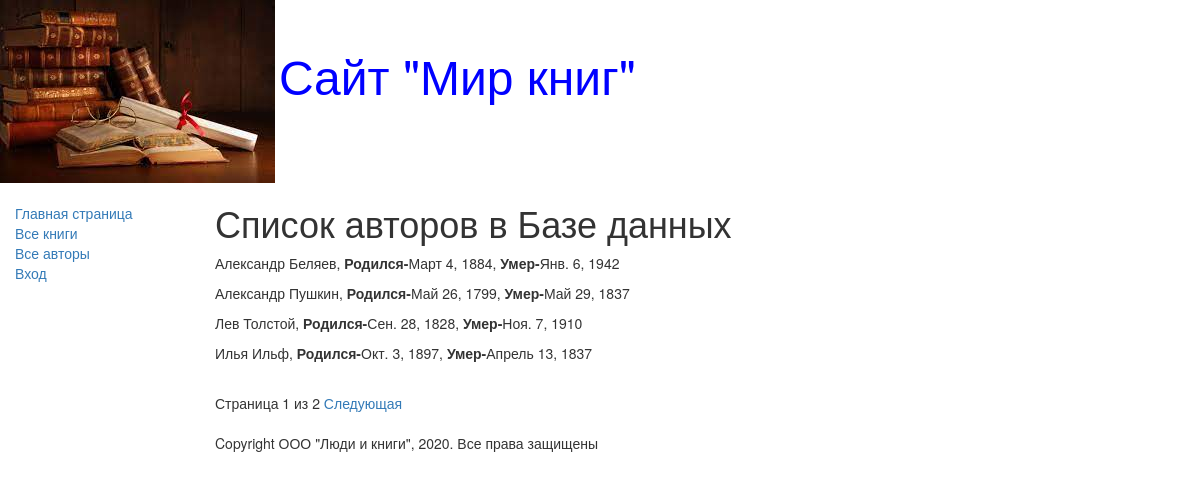
Screenshot of /authors/ with the database file from the repository.
### catalog/models.py (models this page shows, shortened)
class Author(models.Model):
    first_name = models.CharField(max_length=100, help_text="Введите имя автора", verbose_name="Имя автора")
    last_name = models.CharField(max_length=100, help_text="Введите фамилию автора", verbose_name="Фамилия автора")
    date_of_birth = models.DateField(help_text="Введите дату рождения", verbose_name="Дата рождения", null=True, blank=True)
    date_of_death = models.DateField(help_text="Введите дату смерти", verbose_name="Дата смерти", null=True, blank=True)

### catalog/views.py (the view)
# urls.py: url(r'^authors/$', views.AuthorListView.as_view(), name="authors"),
class AuthorListView(generic.ListView):
    model = Author
    paginate_by = 4

### catalog/templates/catalog/author_list.html
{% extends "base_generic.html" %}
{% block content %}
    <h1>Список авторов в Базе данных</h1>
    {% if author_list %}
        {% for author in author_list.all %}
            <p>{{ author.first_name }} {{author.last_name }},
                <strong>Родился-</strong>{{ author.date_of_birth }},
                <strong>Умер-</strong>{{ author.date_of_death }}</p>
        {% endfor %}
    {% else %}
        <p>В базу данных нет авторов</p>
    {% endif %}
{% endblock %}

### rows the page displays
Author: first_name "Александр", last_name "Беляев", date_of_birth "Март 4, 1884", date_of_death "Янв. 6, 1942"
Author: first_name "Александр", last_name "Пушкин", date_of_birth "Май 26, 1799", date_of_death "Май 29, 1837"
Author: first_name "Лев", last_name "Толстой", date_of_birth "Сен. 28, 1828", date_of_death "Ноя. 7, 1910"
Author: first_name "Илья", last_name "Ильф", date_of_birth "Окт. 3, 1897", date_of_death "Апрель 13, 1837"

### other values shown
{{ page_obj.number }} "1"
{{ page_obj.paginator.num_pages }} "2"
